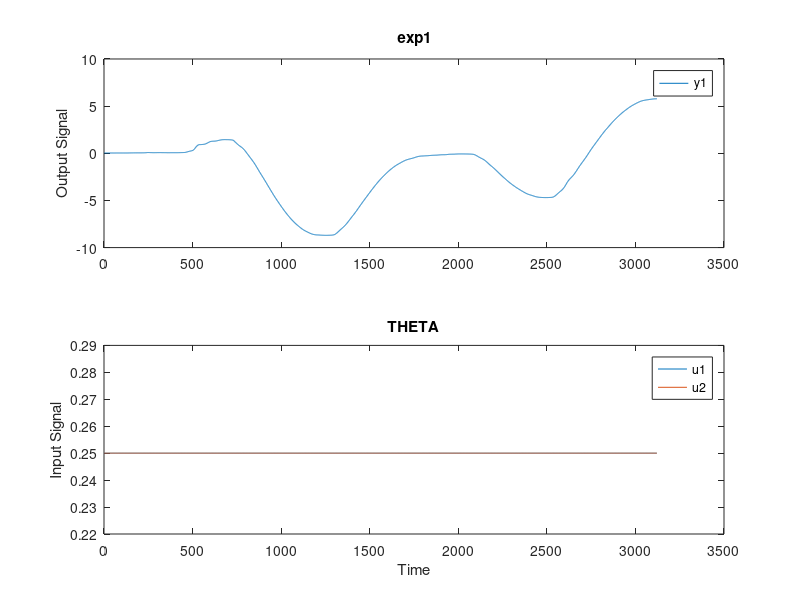
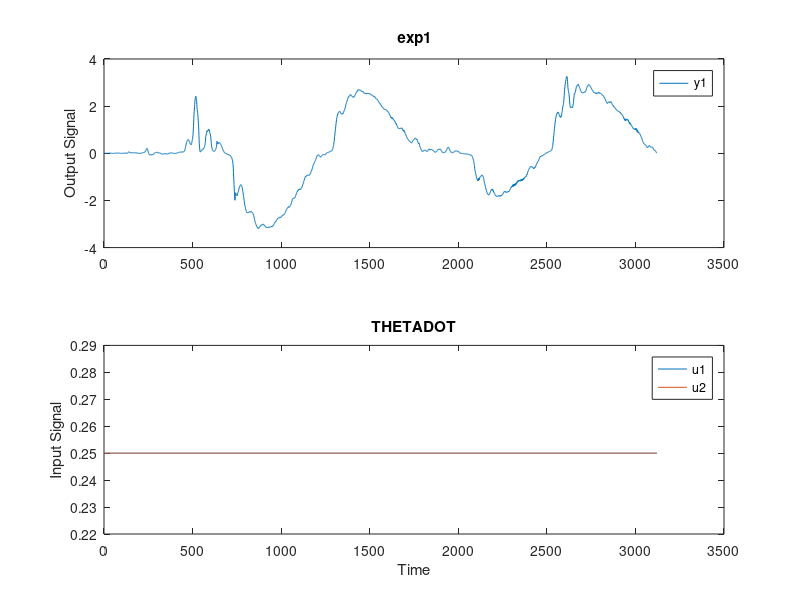
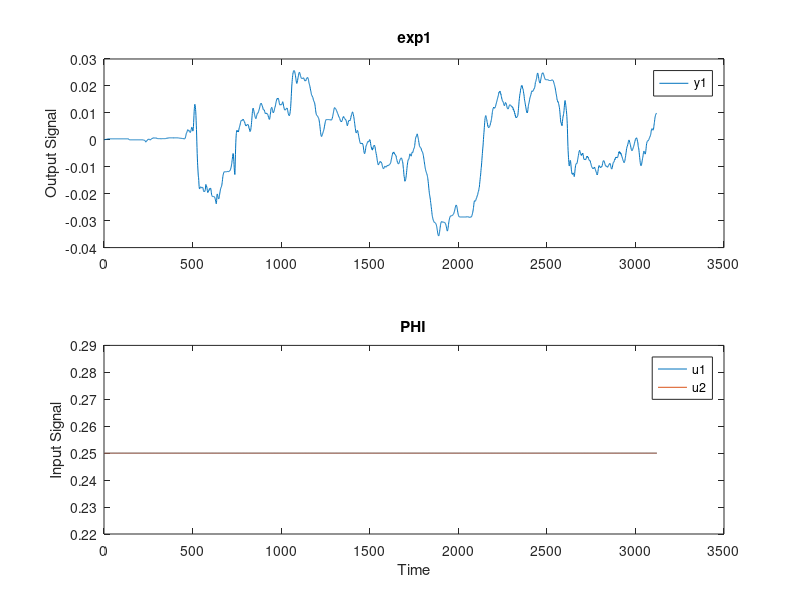
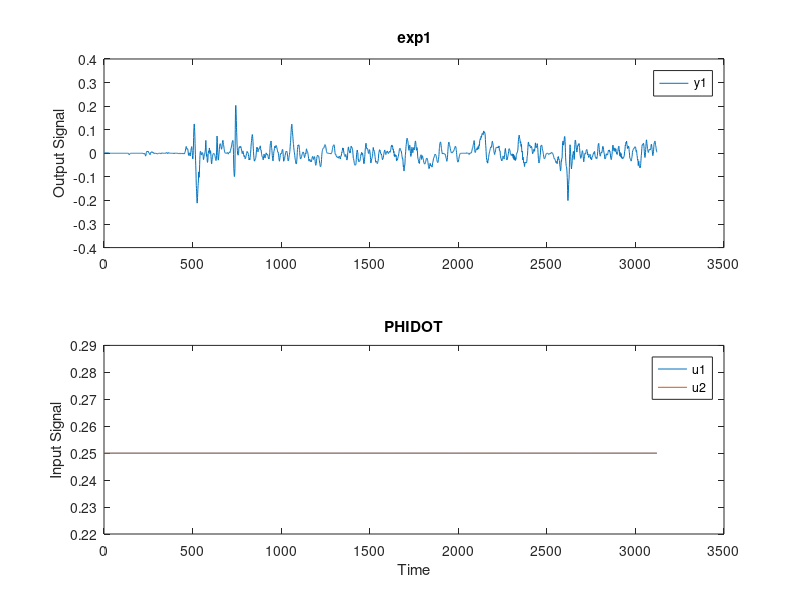

The MATLAB script that drew these images, in order: (Note: this script raises an error after producing the figures.)
close all; clear all; clc;
l = load('checkstuff.mat');
data = l.check;
t = data.time;
Te = 0.003;
uL = (t>=0)*0.25;
uR = (t>=0)*0.25;
n = length(t);
r = (t>=0).*t;

%% Plot date
theta = data.signals(1,1).values;
dataTH = iddata(theta,[uL, uR],Te);
figure;
plot(dataTH); title('THETA');

thetadot = data.signals(1, 2).values;
dataTHdot = iddata(thetadot,[uL uR],Te);
figure;
plot (dataTHdot); title('THETADOT');

phi = data.signals(1, 5).values;
dataPhi = iddata(phi,[uL, uR],Te);
figure;
plot (dataPhi); title('PHI');

phidot = data.signals(1, 6).values;
dataPHId = iddata(phidot,[uL uR],Te);
figure;
plot (dataPHId); title('PHIDOT');

psi = data.signals(1, 3).values;
dataPSI = iddata(psi,[uL, uR],Te);
figure;
plot (dataPSI); title('PSI');

psidot= data.signals(1, 4).values;
dataPSdot = iddata(psidot,[uL uR],Te);
figure;
plot (dataPSdot); title('PSIDOT');


data6 = iddata([theta, thetadot, psi, psidot, phi, phidot],[uL uR], Te);
figure;
plot (data6); title('Date achizi?ionate');

%% Extragere modele & Simulare
 Options = ssestOptions;                            
 Options.N4Weight = 'CVA';                           
 Options.Regularization.Lambda = 0.25796;            
 Options.SearchMethod = 'gn';                        
                                                     
 Hf_MIMO = ssest(data6, 6, 'Form', 'canonical', Options);

 %Model 2
 Options = ssestOptions;                                                        
 Options.N4Weight = 'CVA';                                                      
 Options.Regularization.Lambda = 0.25796;                                       
                                                                                
 Hf_MIMO1 = ssest(data6, 6, 'Form', 'canonical', 'Feedthrough', [true true], Options);
 
 %Model 3
 Options = ssestOptions;                             
 Options.Regularization.Lambda = 0.2;                
                                 
 Hf_MIMO2 = ssest(data6, 6, 'Form', 'canonical', Options);
%% LQR MIMO Control
% Q=[0.5 0 0 0 0 0; 0 1.5 0 0 0 0; 0 0 2000 0 0 0;...
%     0 0 0 0.1 0 0; 0 0 0 0 20 0; 0 0 0 0 0 750];
Q=[0.4 0 0 0 0 0; 0 1.4 0 0 0 0; 0 0 1800 0 0 0;...
    0 0 0 0.095 0 0; 0 0 0 0 18 0; 0 0 0 0 0 690];
R = 1000*eye(2);
K = lqr(Hf_MIMO.a, Hf_MIMO.b, Q, R);
K = K/10;
K(:, 4:6) = K(:, 4:6)/10;

% LQR - 2
K1 = lqr(Hf_MIMO1.a, Hf_MIMO1.b, Q, R);
K1(:, 4:6) = K1(:, 4:6)/10;

%LQR - 3
K2 = lqr(Hf_MIMO2.a, Hf_MIMO2.b, Q, R);
K2 = K2/10;
K2(:, 4:6) = K2(:, 4:6)/10;
%% LQG MIMO Control
% MIMO: THETA, PSI, PHI
Q_g=eye(8);
R_g=1000*eye(12);
Hf_MIMO_SS = ss(Hf_MIMO);
K_g = lqg(model, Q_g, R_g)

%% Kalman
Q_k=eye(2);
R_k=1000*eye(6);
[kest,L,P] = kalman(Hf_MIMO_SS,Q_k,R_k,ones(2,6))

